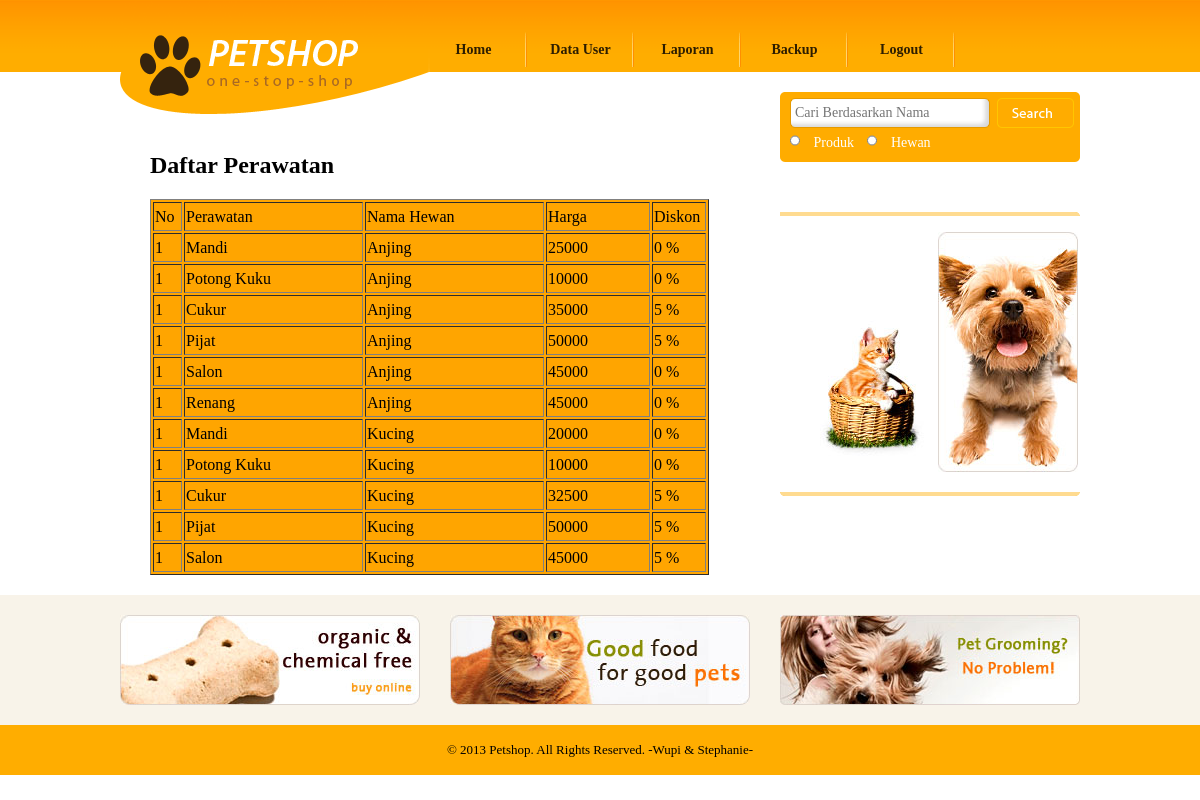
The app's page /admin_perawatan.php with its own data.
### tables this page shows
CREATE TABLE `detail_perawatan` (
  `id_detail_perawatan` int(11) NOT NULL AUTO_INCREMENT,
  `id_perawatan` int(11) NOT NULL,
  `id_kategori_hewan` int(11) NOT NULL,
  `harga_perawatan` double DEFAULT NULL,
  `diskon` float DEFAULT NULL,
  PRIMARY KEY (`id_detail_perawatan`),
  KEY `id_perawatan` (`id_perawatan`),
  KEY `id_kategori_hewan` (`id_kategori_hewan`),
  CONSTRAINT `detail_perawatan_ibfk_1` FOREIGN KEY (`id_perawatan`) REFERENCES `perawatan` (`id_perawatan`),
  CONSTRAINT `detail_perawatan_ibfk_2` FOREIGN KEY (`id_kategori_hewan`) REFERENCES `kategori_hewan` (`id_kategori_hewan`)
);

CREATE TABLE `perawatan` (
  `id_perawatan` int(11) NOT NULL AUTO_INCREMENT,
  `nama_perawatan` varchar(20) DEFAULT NULL,
  PRIMARY KEY (`id_perawatan`)
);

CREATE TABLE `kategori_hewan` (
  `id_kategori_hewan` int(11) NOT NULL,
  `nama_kategori_hewan` varchar(20) DEFAULT NULL,
  PRIMARY KEY (`id_kategori_hewan`)
);

### admin_perawatan.php (the view, shortened to what this page needs)
<!DOCTYPE html PUBLIC "-//W3C//DTD XHTML 1.0 Transitional//EN" "http://www.w3.org/TR/xhtml1/DTD/xhtml1-transitional.dtd">
<html xmlns="http://www.w3.org/1999/xhtml">
<head>
	<link href="css/style.css" rel="stylesheet" type="text/css" />
</head>
<body>
			<?php include "header_admin.php"; ?>
			<div id="body">
			       <div id="content">
				        <div class="content">
							<div class="about">
				<h2>Daftar Perawatan</h2>
                <ul>
				<li>
					<form method="post" action="cek_login.php" class="login">
					<table border=1 bgcolor=orange>
						<?php include "koneksi.php";
							$tampil_perawatan=mysql_query("SELECT perawatan.nama_perawatan, kategori_hewan.nama_kategori_hewan,
									detail_perawatan.harga_perawatan,detail_perawatan.diskon FROM perawatan, kategori_hewan,
									detail_perawatan WHERE perawatan.id_perawatan=detail_perawatan.id_perawatan AND
									detail_perawatan.id_kategori_hewan=kategori_hewan.id_kategori_hewan;");
							$no=1;
							echo "<tr><td>No</td><td>Perawatan</td><td>Nama Hewan</td><td>Harga</td><td>Diskon</td></tr>";
							while($data_perawatan=mysql_fetch_array($tampil_perawatan))
							{
								$data_perawatan['diskon']=$data_perawatan['diskon']*100;
								echo "<tr>";
								echo "<td width=25>$no</td>
										<td width=175>$data_perawatan[nama_perawatan]</td>
										<td width=175>$data_perawatan[nama_kategori_hewan]</td>
										<td width=100>$data_perawatan[harga_perawatan]</td>
										<td width=50>$data_perawatan[diskon] %</td>";
								echo "</tr>";
							}
						?>
					</table>
					</form>
				</li>
				</ul>
							</div>
						</div>
					    <div id="sidebar">
								<?php include "cari.php"; ?>
                               <?php include "shoping_guide.php"; ?>
				   <?php include "iklan.php"; ?>
			<div id="footer">
			        <?php include "footer.php"; ?>
			</div>
</body>
</html>

### css/style.css (style rules this page uses)
body { margin:0; padding:0; background: url("../images/bg-body.gif"); background-repeat:repeat-x; }
#body div#content { width:960px; margin:0 auto; overflow:hidden; background-image:none; height:auto; overflow:hidden; }
#body div#content .content { float:left; width:640px; margin-right:20px; background-image:none; height:auto; overflow:hidden; }
#body #content .content h2 { font-family: "Myriad Pro"; margin: 80px 0 0 30px; }
#body #content .content ul { margin:0; padding:0; list-style-type:none; }
#body #content .content ul li { width:300px; padding:0 10px; margin:0 0 20px 0; float:left; line-height:25px; height:auto; }
#body #content .content .about { width:640px; height:auto; overflow:hidden; }
#body #content .content .about h2 { margin:80px 0 0 30px; font-family: "Myriad Pro"; }
#body #content .content .about ul { margin:0; padding:0; list-style-type:none; }
#body #content .content .about ul li { clear:both; width:600px; padding:20px 10px 0 30px; }
#body #content #sidebar { float:left; width:300px; background-image:none; }
#footer { background-color:#310000; background-image:none; }

### records on screen
detail_perawatan: no "1", id_perawatan.nama_perawatan "Mandi", id_kategori_hewan.nama_kategori_hewan "Anjing", harga_perawatan "25000", diskon "0"
detail_perawatan: no "1", id_perawatan.nama_perawatan "Potong Kuku", id_kategori_hewan.nama_kategori_hewan "Anjing", harga_perawatan "10000", diskon "0"
detail_perawatan: no "1", id_perawatan.nama_perawatan "Cukur", id_kategori_hewan.nama_kategori_hewan "Anjing", harga_perawatan "35000", data_perawatan "5"
detail_perawatan: no "1", id_perawatan.nama_perawatan "Pijat", id_kategori_hewan.nama_kategori_hewan "Anjing", harga_perawatan "50000", data_perawatan "5"
detail_perawatan: no "1", id_perawatan.nama_perawatan "Salon", id_kategori_hewan.nama_kategori_hewan "Anjing", harga_perawatan "45000", diskon "0"
detail_perawatan: no "1", id_perawatan.nama_perawatan "Renang", id_kategori_hewan.nama_kategori_hewan "Anjing", harga_perawatan "45000", diskon "0"
detail_perawatan: no "1", id_perawatan.nama_perawatan "Mandi", id_kategori_hewan.nama_kategori_hewan "Kucing", harga_perawatan "20000", diskon "0"
detail_perawatan: no "1", id_perawatan.nama_perawatan "Potong Kuku", id_kategori_hewan.nama_kategori_hewan "Kucing", harga_perawatan "10000", diskon "0"
detail_perawatan: no "1", id_perawatan.nama_perawatan "Cukur", id_kategori_hewan.nama_kategori_hewan "Kucing", harga_perawatan "32500", data_perawatan "5"
detail_perawatan: no "1", id_perawatan.nama_perawatan "Pijat", id_kategori_hewan.nama_kategori_hewan "Kucing", harga_perawatan "50000", data_perawatan "5"
detail_perawatan: no "1", id_perawatan.nama_perawatan "Salon", id_kategori_hewan.nama_kategori_hewan "Kucing", harga_perawatan "45000", data_perawatan "5"
